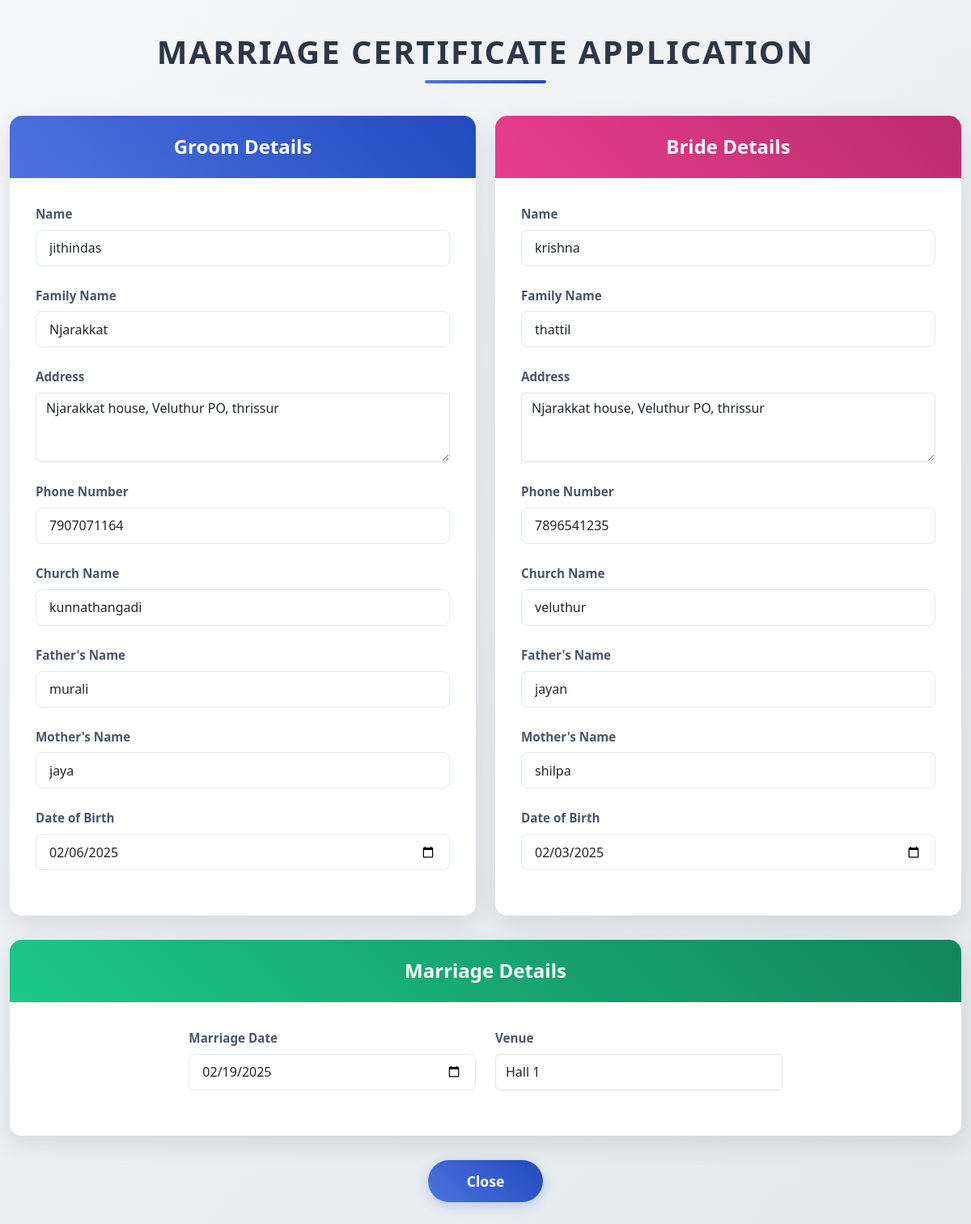
Page /marriage_update/4 (signed in) on the committed database.
### app/models.py (models this page shows, shortened)
class Marriage_Record(models.Model):
    groom_name = models.CharField(max_length=100, blank=True)
    groom_family_name = models.CharField(max_length=100, blank=True)
    groom_address = models.CharField(max_length=255, blank=True)
    groom_phone_number = models.CharField(max_length=15, blank=True)
    groom_church_name = models.CharField(max_length=100, blank=True)
    groom_father_name = models.CharField(max_length=100, blank=True)
    groom_mother_name = models.CharField(max_length=100, blank=True)
    groom_date_of_birth = models.DateField(null=True, blank=True)
    bride_name = models.CharField(max_length=100, blank=True)
    bride_family_name = models.CharField(max_length=100, blank=True)
    bride_address = models.CharField(max_length=255, blank=True)
    bride_phone_number = models.CharField(max_length=15, blank=True)
    bride_church_name = models.CharField(max_length=100, blank=True)
    bride_father_name = models.CharField(max_length=100, blank=True)
    bride_mother_name = models.CharField(max_length=100, blank=True)
    bride_date_of_birth = models.DateField(null=True, blank=True)
    marriage_date = models.DateField(null=True, blank=True)
    held_at = models.ForeignKey(Auditorium, on_delete=models.CASCADE, null=True, blank=True)
    user = models.ForeignKey(User, on_delete=models.CASCADE, null=True, blank=True)
    created_at = models.DateTimeField(auto_now_add=True,null=True, blank=True)
    updated_at = models.DateTimeField(auto_now=True,null=True, blank=True)
    is_approved = models.BooleanField(default=False)

### app/views.py (the view, shortened to what this page needs)
# urls.py: path('marriage_update/<int:pk>', Marriage_Certificate_Update_View.as_view(),name='marriage_update'),
@method_decorator(Login_required,name='dispatch')
class Marriage_Certificate_Update_View(View):
    def get(self, request,*args,**kwargs):
        id=kwargs.get('pk')
        data=Marriage_Record.objects.get(id=id)
        form=Marriage_Record_Form(instance=data)
        return render(request,'marriage_form.html',{'form':form})

### app/models.py (called while the page is built)
    def __str__(self):
        return self.name

### app/views.py (called while the page is built)
def Login_required(fn):
    def wrapper(request,*args,**kwargs):
        if not request.user.is_authenticated:
            return redirect('login')
        else:
            return fn(request,*args,**kwargs)
    return wrapper

### app/templates/marriage_form.html (shortened to what this page needs)
<!DOCTYPE html>
<html lang="en">
<head>
    <link href="https://cdnjs.cloudflare.com/ajax/libs/bootstrap/5.3.0/css/bootstrap.min.css" rel="stylesheet">
</head>
<body>
    <div class="container">
        <h1 class="page-title">Marriage Certificate Application</h1>
        <form method="post">
            <div class="row">
                <div class="col-md-6">
                    <div class="card">
                        <div class="card-header bg-primary text-white">
                            <h4 class="mb-0 text-center">Groom Details</h4>
                        </div>
                        <div class="card-body">
                            <div class="mb-3">
                                <label class="form-label">Name</label>
                                {{ form.groom_name }}
                            </div>
                            <div class="mb-3">
                                <label class="form-label">Family Name</label>
                                {{ form.groom_family_name }}
                            </div>
                            <div class="mb-3">
                                <label class="form-label">Address</label>
                                {{ form.groom_address }}
                            </div>
                            <div class="mb-3">
                                <label class="form-label">Phone Number</label>
                                {{ form.groom_phone_number }}
                            </div>
                            <div class="mb-3">
                                <label class="form-label">Church Name</label>
                                {{ form.groom_church_name }}
                            </div>
                            <div class="mb-3">
                                <label class="form-label">Father's Name</label>
                                {{ form.groom_father_name }}
                            </div>
                            <div class="mb-3">
                                <label class="form-label">Mother's Name</label>
                                {{ form.groom_mother_name }}
                            </div>
                            <div class="mb-3">
                                <label class="form-label">Date of Birth</label>
                                {{ form.groom_date_of_birth }}
                            </div>
                        </div>
                    </div>
                </div>
                <div class="col-md-6">
                    <div class="card">
                        <div class="card-header bg-danger text-white">
                            <h4 class="mb-0 text-center">Bride Details</h4>
                        </div>
                        <div class="card-body">
                            <div class="mb-3">
                                <label class="form-label">Name</label>
                                {{ form.bride_name }}
                            </div>
                            <div class="mb-3">
                                <label class="form-label">Family Name</label>
                                {{ form.bride_family_name }}
                            </div>
                            <div class="mb-3">
                                <label class="form-label">Address</label>
                                {{ form.bride_address }}
                            </div>
                            <div class="mb-3">
                                <label class="form-label">Phone Number</label>
                                {{ form.bride_phone_number }}
                            </div>
                            <div class="mb-3">
                                <label class="form-label">Church Name</label>
                                {{ form.bride_church_name }}
                            </div>
                            <div class="mb-3">
                                <label class="form-label">Father's Name</label>
                                {{ form.bride_father_name }}
                            </div>
                            <div class="mb-3">
                                <label class="form-label">Mother's Name</label>
                                {{ form.bride_mother_name }}
                            </div>
                            <div class="mb-3">
                                <label class="form-label">Date of Birth</label>
                                {{ form.bride_date_of_birth }}
                            </div>
                        </div>
                    </div>
                </div>
                <div class="col-12">
                    <div class="card marriage-details">
                        <div class="card-header bg-success text-white">
                            <h4 class="mb-0 text-center">Marriage Details</h4>
                        </div>
                        <div class="card-body">
                            <div class="row">
                                <div class="col-md-4">
                                    <div class="mb-3">
                                        <label class="form-label">Marriage Date</label>
                                        {{ form.marriage_date }}
                                    </div>
                                </div>
                                <div class="col-md-4">
                                    <div class="mb-3">
                                        <label class="form-label">Venue</label>
                                        {{ form.held_at }}
                                    </div>
                                </div>
                            </div>
                        </div>
                    </div>
                </div>
                {% if not request.user.is_staff %}
                <div class="col-12 text-center mt-4 mb-5">
                    <button type="submit" class="btn btn-primary">Submit Application</button>
                </div>
                {% else %}
                <div class="w-100 d-flex justify-content-center">
                    <a class="btn btn-primary" href="{% url 'admin_approval' %}">Close</a>
                </div>
                {% endif %}
            </div>
        </form>
    </div>
</body>
</html>

### app/templates/marriage_form.html (style rules this page uses)
body { background: linear-gradient(135deg, #f5f7fa 0%, #e4e8eb 100%); min-height: 100vh; padding: 40px 0; }
.container { max-width: 1400px; margin: 0 auto; }
.page-title { font-size: 2.5rem; color: #2d3748; font-weight: 700; text-align: center; margin-bottom: 2.5rem; text-transform: uppercase; letter-spacing: 2px; position: relative; padding-bottom: 15px; }
.page-title:after { content: ''; position: absolute; bottom: 0; left: 50%; transform: translateX(-50%); width: 150px; height: 4px; background: linear-gradient(90deg, #4e73df, #224abe); border-radius: 2px; }
.card { border: none; border-radius: 15px; box-shadow: 0 10px 30px rgba(0,0,0,0.1); transition: all 0.3s ease; overflow: hidden; margin-bottom: 30px; }
.card-header { padding: 1.5rem; border-bottom: none; }
.card-header h4 { font-size: 1.5rem; font-weight: 600; }
.bg-primary { background: linear-gradient(45deg, #4e73df 0%, #224abe 100%) !important; }
.bg-danger { background: linear-gradient(45deg, #e83e8c 0%, #ba2c6d 100%) !important; }
.bg-success { background: linear-gradient(45deg, #1cc88a 0%, #13855c 100%) !important; }
.card-body { padding: 2rem; background: white; }
.form-label { font-weight: 600; color: #4a5568; margin-bottom: 0.5rem; font-size: 0.95rem; }
.mb-3 { margin-bottom: 1.5rem !important; }
input[type="text"], input[type="date"], input[type="tel"], select { height: 45px; border-radius: 8px; border: 1px solid #e2e8f0; padding: 0.5rem 1rem; font-size: 1rem; transition: all 0.3s ease; }
.btn-primary { padding: 0.8rem 3rem; font-weight: 600; font-size: 1.1rem; border-radius: 50px; background: linear-gradient(45deg, #4e73df 0%, #224abe 100%); border: none; transition: all 0.3s ease; box-shadow: 0 4px 15px rgba(78, 115, 223, 0.3); }
.marriage-details .row { justify-content: center; }

### rows in the picture
Marriage_Record: groom_name "jithindas", groom_family_name "Njarakkat", groom_address "Njarakkat house, Veluthur PO, thrissur", groom_phone_number "7907071164", groom_church_name "kunnathangadi", groom_father_name "murali", groom_mother_name "jaya", groom_date_of_birth "02/06/2025", bride_name "krishna", bride_family_name "thattil", bride_address "Njarakkat house, Veluthur PO, thrissur", bride_phone_number "7896541235", bride_church_name "veluthur", bride_father_name "jayan", bride_mother_name "shilpa", bride_date_of_birth "02/03/2025", marriage_date "02/19/2025", held_at "Hall 1"
